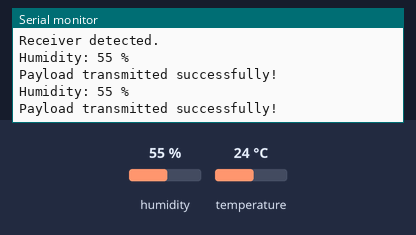
The sketch below on a simulated Arduino Uno, built with avr-gcc and run on an emulated ATmega328P. On the bench: the last lines printed to the serial monitor. The inputs (shaded band) are chosen by the test bench; at power-on: humidity 55 %, temperature 24 °C. No radio packets arrive unless stated.

Above: at 5.8 s.
5.9 s: humidity set to 22 %
At 10.9 s:
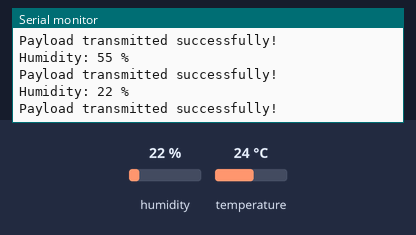
11.9 s: humidity set to 40 %
At 15.6 s:
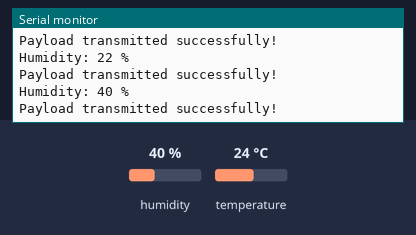
Timing chart, 0 to 17.1 s (numbered marks = the images above; inputs shaded):
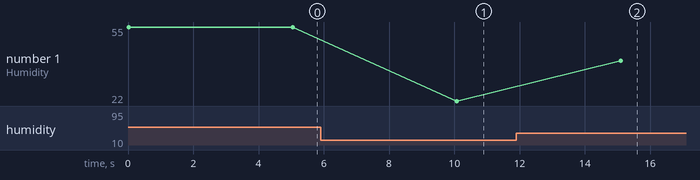

Measured:
- after the input at 5.9 s, the serial monitor: prints a new line after 4.2 s (image 1)
- after the input at 11.9 s, the serial monitor: prints a new line after 3.2 s (image 2)
- plotted number 1: 55 → 22 after the input at 5.9 s, 22 → 40 after the input at 11.9 s

The sketch:

NRF24_DHT11_transmit_v1.ino
```cpp
#include <SPI.h>
#include <RF24.h>
#include <DHT.h>

#define CE_PIN 9
#define CSN_PIN 10

RF24 radio(CE_PIN, CSN_PIN);
const uint64_t address = 0xF0F0F0F0E1LL;  // Address for communication

DHT dht(3, DHT11);

void setup() {
  Serial.begin(115200);
  while (!Serial);

  radio.begin();
  radio.openWritingPipe(address);  // Set the address for communication
  radio.setAutoAck(true);  // Enable auto-ACK

  // Check if the receiver is detected
  if (!radio.isChipConnected()) {
    Serial.println("Receiver not detected at initialization!");
  } else {
    Serial.println("Receiver detected.");
  }

  dht.begin();
}

void loop() {
  // Check if the receiver is not detected
  if (!radio.isChipConnected()) {
    Serial.println("Receiver not detected!");
  }

  // Read humidity
  int humidity = dht.readHumidity();

  if (humidity == 0) {
    Serial.println("Failed to read humidity data from DHT11 sensor!");
  } else {
    // Print humidity
    Serial.print("Humidity: ");
    Serial.print(humidity);
    Serial.println(" %");

    // Transmit payload
    String payload = String(humidity);
    bool transmissionSuccess = radio.write(&payload, sizeof(payload));
    if (transmissionSuccess) {
      Serial.println("Payload transmitted successfully!");
    } else {
      Serial.println("Failed to transmit payload!");
    }
  }

  delay(5000); // Send data every 5 seconds
}
```
